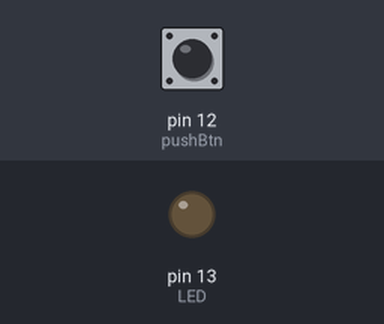
This sketch was run on a simulated Arduino Uno, built with avr-gcc and run on an emulated ATmega328P. Parts: output pins drawn as LEDs (lit = HIGH). The test bench sets the inputs (shaded band); at power-on: pin 12 (pushBtn) LOW. What the sketch prints to the serial monitor is not drawn.

Above: at 1.2 s.
1.3 s: pin 12 (pushBtn) pulled HIGH for 0.15 s
At 1.37 s:
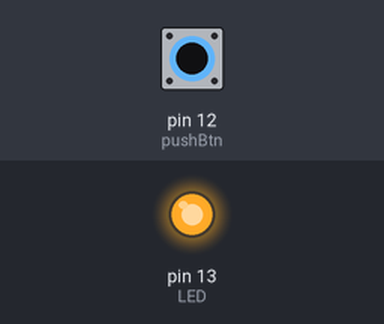
2.9 s: pin 12 (pushBtn) pulled HIGH for 3.2 s
At 6.5 s:
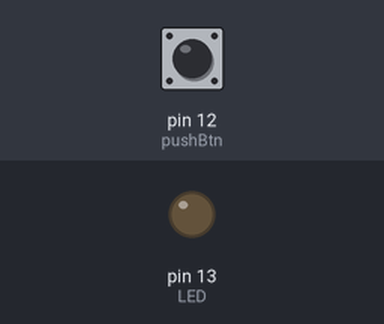
Timing chart, 0 to 8.0 s (numbered marks = the images above; inputs shaded):
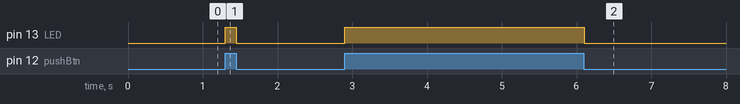

The sketch:

pushButton.ino
```cpp
int pushBtn = 12;
int LED = 13;

void setup() {
  // put your setup code here, to run once:
  pinMode(pushBtn, INPUT);
  pinMode(LED, OUTPUT);
  Serial.begin(115200);
}

void loop() {
  // put your main code here, to run repeatedly:
  int buttonState = digitalRead(pushBtn);
  Serial.println(buttonState);
  if (buttonState == 1){
      digitalWrite(LED, HIGH);
    }
  else {
    digitalWrite(LED, LOW);
    }
}
```

Measured:
- after the input at 1.3 s, pin 13 (LED): LOW → HIGH at once, → LOW 0.15 s later
- after the input at 2.9 s, pin 13 (LED): LOW → HIGH at once, → LOW 3.2 s later
